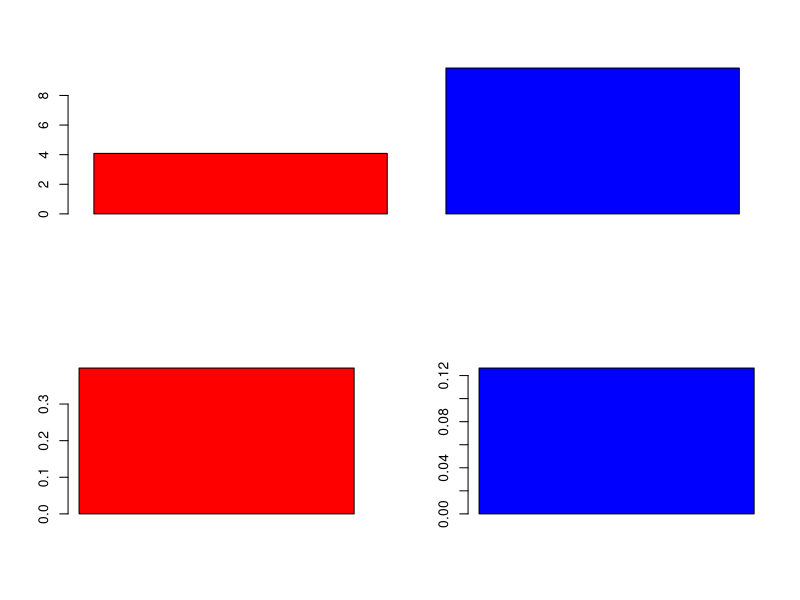

Write R code to recreate this figure.

n=1000 #sample size
m=10000 #marker
h2=0.3 #heritability
SM=1 #simulation
BS=30 #randomization factor
b=rnorm(m, 0, sqrt(h2/m)) #effect

H2=matrix(0, SM, 2)
LK=0
TIMER=array(0, 2)

I=diag(1, n,n)
fq=runif(m, 0.1, 0.5)
x=matrix(0, n, m)
for(i in 1:m) {
  x[,i]=rbinom(n, 2, fq[i])
}
sx=apply(x, 2, scale)

#Randomized HE
Tstart=proc.time()

#evaluate LB

for(i in 1:SM) {
  y=sx%*%b+rnorm(n, 0, sqrt(1-h2))
  ys=scale(y)
  Lb=0
  for(j in 1:BS) {
    z=matrix(rnorm(n), n, 1)
    x1=t(sx)%*%z
    x2=sx%*%x1
    Lb=Lb+(t(x2)%*%x2)[1,1]
  }
  LK=Lb/(BS*m^2)


  m2=matrix(0, 2, 2)
  m2[1,1]=LK
  m2[1,2]=n
  m2[2,1]=n
  m2[2,2]=n
  wy=t(sx)%*%ys
  yVec=matrix(c(sum(wy^2)/m, t(ys)%*%ys), 2, 1)
  B2=solve(m2)%*%yVec
  H2[i,2]=B2[1,1]/(B2[1,1]+B2[2,1])
}
Tend=proc.time()
TIMER[1]=Tend[3]-Tstart[3]

#old he
Tstart1=proc.time()

for(i in 1:SM) {
  y=sx%*%b+rnorm(n, 0, sqrt(1-h2))
  
  K=sx %*% t(sx)/m

  yM=y%*%t(y)
  
  yc=yM[col(yM) < row(yM)]
  Kc=K[col(K) < row(K)]
  md=lm(yc~Kc)
  H2[i, 1]=coefficients(md)[2]
}
Tend1=proc.time()
TIMER[2]=Tend1[3]-Tstart1[3]

layout(matrix(c(1,1,2,3), byrow=T, 2, 2))
barplot(TIMER,col=c("red", "blue"))
barplot(H2[,1],beside = T, col="red")
barplot(H2[,2],beside = T, col="blue")

abline(h=h2)
